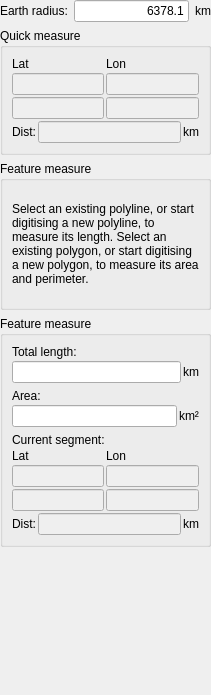
<?xml version="1.0" encoding="UTF-8"?>
<ui version="4.0">
 <class>MeasureDistanceWidget</class>
 <widget class="QWidget" name="MeasureDistanceWidget">
  <property name="geometry">
   <rect>
    <x>0</x>
    <y>0</y>
    <width>211</width>
    <height>695</height>
   </rect>
  </property>
  <property name="windowTitle">
   <string>Form</string>
  </property>
  <layout class="QVBoxLayout">
   <property name="margin">
    <number>0</number>
   </property>
   <item>
    <layout class="QHBoxLayout">
     <item>
      <widget class="QLabel" name="label_radius">
       <property name="text">
        <string>Earth radius:</string>
       </property>
      </widget>
     </item>
     <item>
      <widget class="QLineEdit" name="lineedit_radius">
       <property name="text">
        <string>6378.1</string>
       </property>
       <property name="alignment">
        <set>Qt::AlignRight|Qt::AlignTrailing|Qt::AlignVCenter</set>
       </property>
      </widget>
     </item>
     <item>
      <widget class="QLabel" name="label_radius_km">
       <property name="text">
        <string>km</string>
       </property>
      </widget>
     </item>
    </layout>
   </item>
   <item>
    <widget class="QGroupBox" name="groupbox_quick">
     <property name="title">
      <string>Quick measure</string>
     </property>
     <layout class="QVBoxLayout">
      <property name="spacing">
       <number>2</number>
      </property>
      <item>
       <layout class="QGridLayout" name="_4">
        <property name="spacing">
         <number>2</number>
        </property>
        <item row="0" column="0">
         <widget class="QLabel" name="label_quick_lat">
          <property name="text">
           <string>Lat</string>
          </property>
         </widget>
        </item>
        <item row="0" column="1">
         <widget class="QLabel" name="label_quick_lon">
          <property name="text">
           <string>Lon</string>
          </property>
         </widget>
        </item>
        <item row="1" column="0">
         <widget class="QLineEdit" name="lineedit_quick_start_lat">
          <property name="enabled">
           <bool>false</bool>
          </property>
          <property name="alignment">
           <set>Qt::AlignCenter</set>
          </property>
          <property name="readOnly">
           <bool>true</bool>
          </property>
         </widget>
        </item>
        <item row="1" column="1">
         <widget class="QLineEdit" name="lineedit_quick_start_lon">
          <property name="enabled">
           <bool>false</bool>
          </property>
          <property name="alignment">
           <set>Qt::AlignCenter</set>
          </property>
          <property name="readOnly">
           <bool>true</bool>
          </property>
         </widget>
        </item>
        <item row="2" column="0">
         <widget class="QLineEdit" name="lineedit_quick_end_lat">
          <property name="enabled">
           <bool>false</bool>
          </property>
          <property name="alignment">
           <set>Qt::AlignCenter</set>
          </property>
          <property name="readOnly">
           <bool>true</bool>
          </property>
         </widget>
        </item>
        <item row="2" column="1">
         <widget class="QLineEdit" name="lineedit_quick_end_lon">
          <property name="enabled">
           <bool>false</bool>
          </property>
          <property name="alignment">
           <set>Qt::AlignCenter</set>
          </property>
          <property name="readOnly">
           <bool>true</bool>
          </property>
         </widget>
        </item>
       </layout>
      </item>
      <item>
       <layout class="QHBoxLayout">
        <item>
         <widget class="QLabel" name="label_quick_distance">
          <property name="text">
           <string>Dist:</string>
          </property>
         </widget>
        </item>
        <item>
         <widget class="QLineEdit" name="lineedit_quick_distance">
          <property name="enabled">
           <bool>false</bool>
          </property>
          <property name="alignment">
           <set>Qt::AlignRight|Qt::AlignTrailing|Qt::AlignVCenter</set>
          </property>
          <property name="readOnly">
           <bool>true</bool>
          </property>
         </widget>
        </item>
        <item>
         <widget class="QLabel" name="label_quick_km">
          <property name="text">
           <string>km</string>
          </property>
         </widget>
        </item>
       </layout>
      </item>
     </layout>
    </widget>
   </item>
   <item>
    <widget class="QGroupBox" name="groupbox_feature_none">
     <property name="sizePolicy">
      <sizepolicy hsizetype="Preferred" vsizetype="Expanding">
       <horstretch>0</horstretch>
       <verstretch>0</verstretch>
      </sizepolicy>
     </property>
     <property name="title">
      <string>Feature measure</string>
     </property>
     <layout class="QVBoxLayout">
      <item>
       <widget class="QLabel" name="label_feature_none">
        <property name="text">
         <string>Select an existing polyline, or start digitising a new polyline, to measure its length. Select an existing polygon, or start digitising a new polygon, to measure its area and perimeter.</string>
        </property>
        <property name="wordWrap">
         <bool>true</bool>
        </property>
       </widget>
      </item>
     </layout>
    </widget>
   </item>
   <item>
    <widget class="QGroupBox" name="groupbox_feature_present">
     <property name="sizePolicy">
      <sizepolicy hsizetype="Preferred" vsizetype="Expanding">
       <horstretch>0</horstretch>
       <verstretch>0</verstretch>
      </sizepolicy>
     </property>
     <property name="title">
      <string>Feature measure</string>
     </property>
     <layout class="QVBoxLayout" name="verticalLayout_4">
      <item>
       <layout class="QVBoxLayout" name="verticalLayout">
        <property name="spacing">
         <number>2</number>
        </property>
        <item>
         <widget class="QLabel" name="label_feature_total">
          <property name="text">
           <string>Total length:</string>
          </property>
         </widget>
        </item>
        <item>
         <layout class="QHBoxLayout" name="horizontalLayout_2">
          <item>
           <widget class="QLineEdit" name="lineedit_feature_total">
            <property name="alignment">
             <set>Qt::AlignRight|Qt::AlignTrailing|Qt::AlignVCenter</set>
            </property>
            <property name="readOnly">
             <bool>true</bool>
            </property>
           </widget>
          </item>
          <item>
           <widget class="QLabel" name="label_feature_total_km">
            <property name="text">
             <string>km</string>
            </property>
           </widget>
          </item>
         </layout>
        </item>
       </layout>
      </item>
      <item>
       <layout class="QVBoxLayout" name="verticalLayout_2">
        <property name="spacing">
         <number>2</number>
        </property>
        <item>
         <widget class="QLabel" name="label_feature_area">
          <property name="text">
           <string>Area:</string>
          </property>
         </widget>
        </item>
        <item>
         <layout class="QHBoxLayout" name="horizontalLayout">
          <item>
           <widget class="QLineEdit" name="lineedit_feature_area">
            <property name="alignment">
             <set>Qt::AlignRight|Qt::AlignTrailing|Qt::AlignVCenter</set>
            </property>
            <property name="readOnly">
             <bool>true</bool>
            </property>
           </widget>
          </item>
          <item>
           <widget class="QLabel" name="label_feature_area_sq_km">
            <property name="text">
             <string>km²</string>
            </property>
           </widget>
          </item>
         </layout>
        </item>
       </layout>
      </item>
      <item>
       <layout class="QVBoxLayout" name="verticalLayout_3">
        <property name="spacing">
         <number>2</number>
        </property>
        <item>
         <widget class="QLabel" name="label">
          <property name="text">
           <string>Current segment:</string>
          </property>
         </widget>
        </item>
        <item>
         <layout class="QGridLayout" name="_3">
          <property name="spacing">
           <number>2</number>
          </property>
          <item row="0" column="0">
           <widget class="QLabel" name="label_feature_lat">
            <property name="text">
             <string>Lat</string>
            </property>
           </widget>
          </item>
          <item row="0" column="1">
           <widget class="QLabel" name="label_feature_lon">
            <property name="text">
             <string>Lon</string>
            </property>
           </widget>
          </item>
          <item row="1" column="0">
           <widget class="QLineEdit" name="lineedit_feature_start_lat">
            <property name="enabled">
             <bool>false</bool>
            </property>
            <property name="alignment">
             <set>Qt::AlignCenter</set>
            </property>
            <property name="readOnly">
             <bool>true</bool>
            </property>
           </widget>
          </item>
          <item row="1" column="1">
           <widget class="QLineEdit" name="lineedit_feature_start_lon">
            <property name="enabled">
             <bool>false</bool>
            </property>
            <property name="alignment">
             <set>Qt::AlignCenter</set>
            </property>
            <property name="readOnly">
             <bool>true</bool>
            </property>
           </widget>
          </item>
          <item row="2" column="0">
           <widget class="QLineEdit" name="lineedit_feature_end_lat">
            <property name="enabled">
             <bool>false</bool>
            </property>
            <property name="alignment">
             <set>Qt::AlignCenter</set>
            </property>
            <property name="readOnly">
             <bool>true</bool>
            </property>
           </widget>
          </item>
          <item row="2" column="1">
           <widget class="QLineEdit" name="lineedit_feature_end_lon">
            <property name="enabled">
             <bool>false</bool>
            </property>
            <property name="alignment">
             <set>Qt::AlignCenter</set>
            </property>
            <property name="readOnly">
             <bool>true</bool>
            </property>
           </widget>
          </item>
         </layout>
        </item>
        <item>
         <layout class="QHBoxLayout">
          <item>
           <widget class="QLabel" name="label_feature_distance">
            <property name="text">
             <string>Dist:</string>
            </property>
           </widget>
          </item>
          <item>
           <widget class="QLineEdit" name="lineedit_feature_distance">
            <property name="enabled">
             <bool>false</bool>
            </property>
            <property name="alignment">
             <set>Qt::AlignRight|Qt::AlignTrailing|Qt::AlignVCenter</set>
            </property>
            <property name="readOnly">
             <bool>true</bool>
            </property>
           </widget>
          </item>
          <item>
           <widget class="QLabel" name="label_feature_distance_km">
            <property name="text">
             <string>km</string>
            </property>
           </widget>
          </item>
         </layout>
        </item>
       </layout>
      </item>
     </layout>
    </widget>
   </item>
   <item>
    <spacer name="verticalSpacer">
     <property name="orientation">
      <enum>Qt::Vertical</enum>
     </property>
     <property name="sizeHint" stdset="0">
      <size>
       <width>20</width>
       <height>40</height>
      </size>
     </property>
    </spacer>
   </item>
  </layout>
 </widget>
 <resources/>
 <connections/>
</ui>
